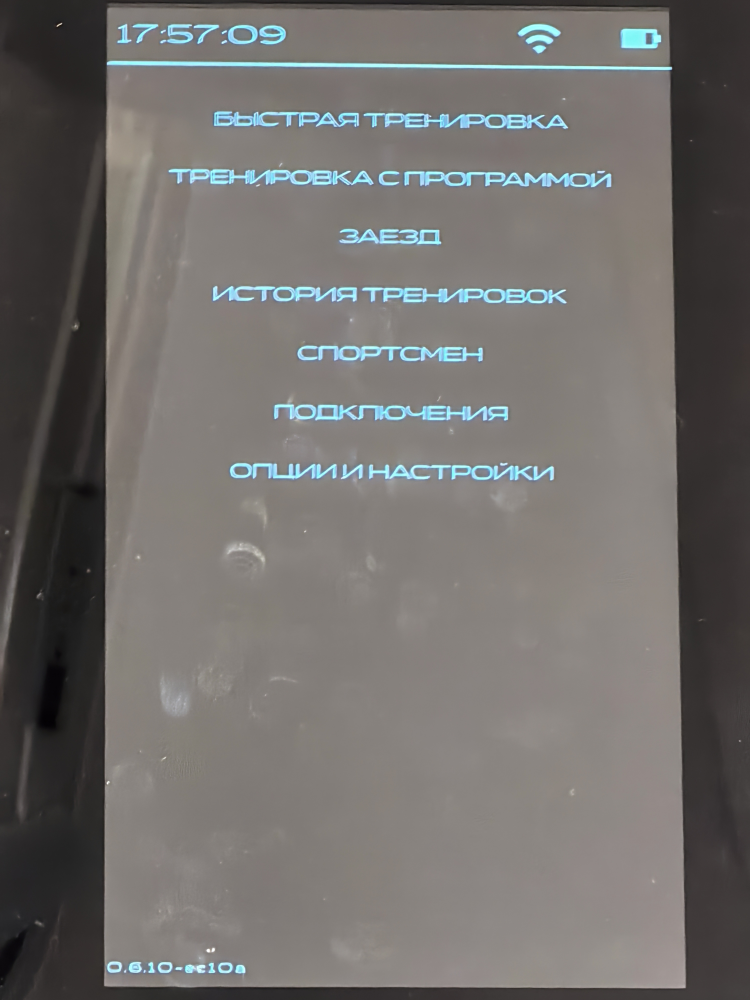
#> input picture media/IMG_20261021_175608.jpg, 3000 x 4000 px (shown at 1/4 size); its folder holds only this picture in this run
$ python extract_photo.py
#> lines starting #> are read from the running program, lines starting #| are printed output that depends on the picture; after the words box and inside, x2 and y2 are one past the last pixel; in counts of white or black regions, pixels touching at a corner belong together
### tools/extract_screen.py
import cv2, numpy as np, sys, os

# [31 lines left out: function find_screen_quad, not called in this run]

def order_pts(pts):
    s = pts.sum(1); d = np.diff(pts, axis=1).ravel()
    tl = pts[np.argmin(s)]; br = pts[np.argmax(s)]
    tr = pts[np.argmin(d)]; bl = pts[np.argmax(d)]
    return np.array([tl, tr, br, bl], np.float32)

# [5 lines left out: function warp, not called in this run]

# [13 lines that do not run on import are left out]

### tools/extract_photo.py
"""Вырезание экранов панели из фотографий media/IMG_*.jpg (3000×4000).
1) грубо: чёрная рамка корпуса -> её «дырка» = экран (несколько порогов яркости);
2) точно: в расширенной области ищутся 4 границы экран/рамка по перепаду яркости,
   линии подгоняются робастно, углы = пересечения; 3) перспективное выравнивание в 600×1024.
Запуск из папки scratch-пайплайна (нужны extract_screen.py); результат в photo_out/.
"""
import cv2, numpy as np, glob, os
from extract_screen import warp, order_pts
from grab import norm
from PIL import Image, ImageOps
def load(f):
#> called with f = 'media/IMG_20261021_175608.jpg'
    im=ImageOps.exif_transpose(Image.open(f)).convert('RGB'); return cv2.cvtColor(np.array(im),cv2.COLOR_RGB2BGR)
#> in load, im is the input picture: PIL image 3000x4000 RGB; mean R, G, B 113, 110.3, 107.9
def quad_from_mask(m):
    cnts,_=cv2.findContours(m,cv2.RETR_EXTERNAL,cv2.CHAIN_APPROX_SIMPLE); c=max(cnts,key=cv2.contourArea)
    peri=cv2.arcLength(c,True)
    for eps in (0.01,0.02,0.03,0.05):
        a=cv2.approxPolyDP(c,eps*peri,True)
        if len(a)==4: return a.reshape(4,2).astype(np.float32)
    return cv2.boxPoints(cv2.minAreaRect(c)).astype(np.float32)
def ok(q,img):
    if q is None: return False
    q=order_pts(q); w=np.linalg.norm(q[1]-q[0]); h=np.linalg.norm(q[3]-q[0])
    return 0.535<=w/h<=0.57 and h>0.3*img.shape[0]
def hole_quad(g,T):
    bez=(g<T).astype(np.uint8)*255
    bez=cv2.morphologyEx(bez,cv2.MORPH_OPEN,cv2.getStructuringElement(cv2.MORPH_ELLIPSE,(15,15)))
    n,lab,st,_=cv2.connectedComponentsWithStats(bez)
    if n<2: return None
    big=max(range(1,n),key=lambda i:st[i][4]); comp=(lab==big).astype(np.uint8)*255
    ff=comp.copy(); h,w=comp.shape; cv2.floodFill(ff,np.zeros((h+2,w+2),np.uint8),(0,0),255)
    holes=cv2.bitwise_and(cv2.bitwise_not(ff),cv2.bitwise_not(comp))
    n2,lab2,st2,_=cv2.connectedComponentsWithStats(holes)
    if n2<2: return None
    hole=max(range(1,n2),key=lambda i:st2[i][4])
    return quad_from_mask((lab2==hole).astype(np.uint8)*255)
def find(img):
    g=cv2.cvtColor(img,cv2.COLOR_BGR2GRAY)
    small=cv2.resize(g,None,fx=0.25,fy=0.25,interpolation=cv2.INTER_AREA)
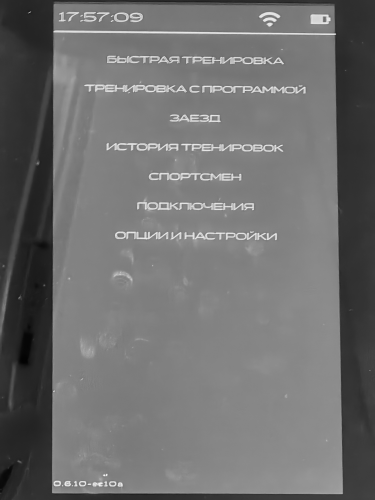
#> small: shape (1000, 750) (shown at 1/2 size); min 2, max 255, mean 110.8
    for T in (45,40,35,30,25,20,50,55,60):
        q=hole_quad(small,T)
        if ok(q,small): return q*4,T
#> this loop made 9 passes
#> (n in hole_quad, big in hole_quad, n2 in hole_quad, hole in hole_quad) on passes 1, 2, 7: (8, 3, 7, 3), (5, 2, 8, 2), (11, 3, 11, 8)
#> pass 1, in hole_quad, `bez=(g<T).astype(np.uint8)*255`:
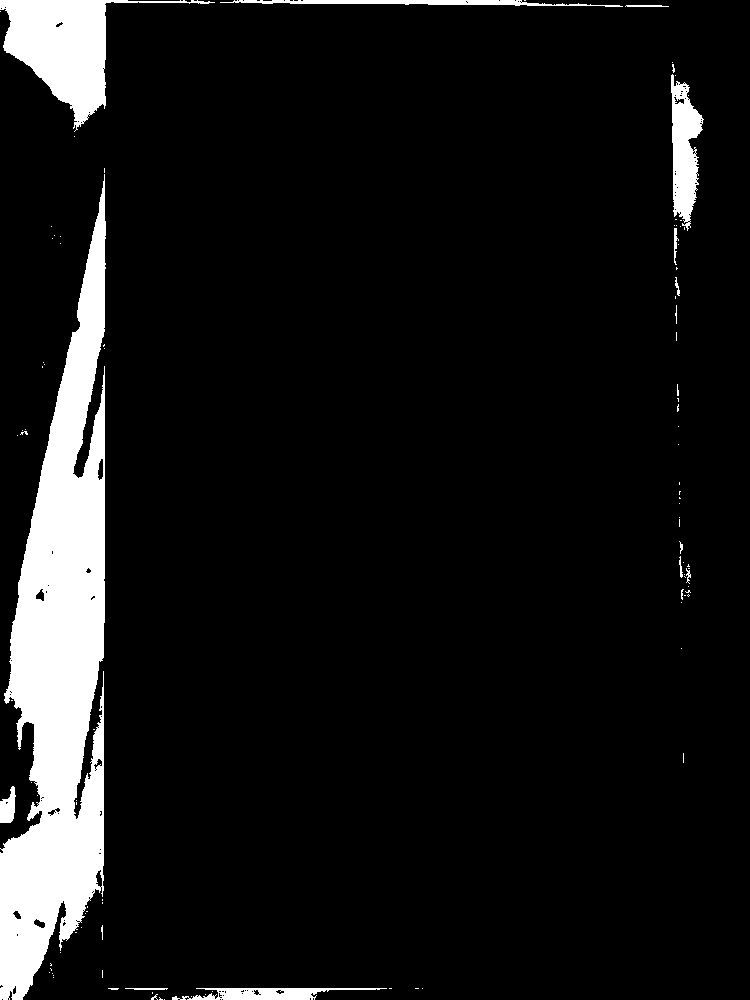
#> bez: shape (1000, 750); 8.5% white; 103 white regions (88 under 20 px), largest, box (x1, y1, x2, y2) and area: (0, 174, 106, 1000) 47245, (0, 0, 215, 132) 9305, (671, 74, 704, 231) 3023
#> pass 1, in hole_quad, `bez=cv2.morphologyEx(bez,cv2.MORPH_OPEN,cv2.getStructuringElement(cv2...`:
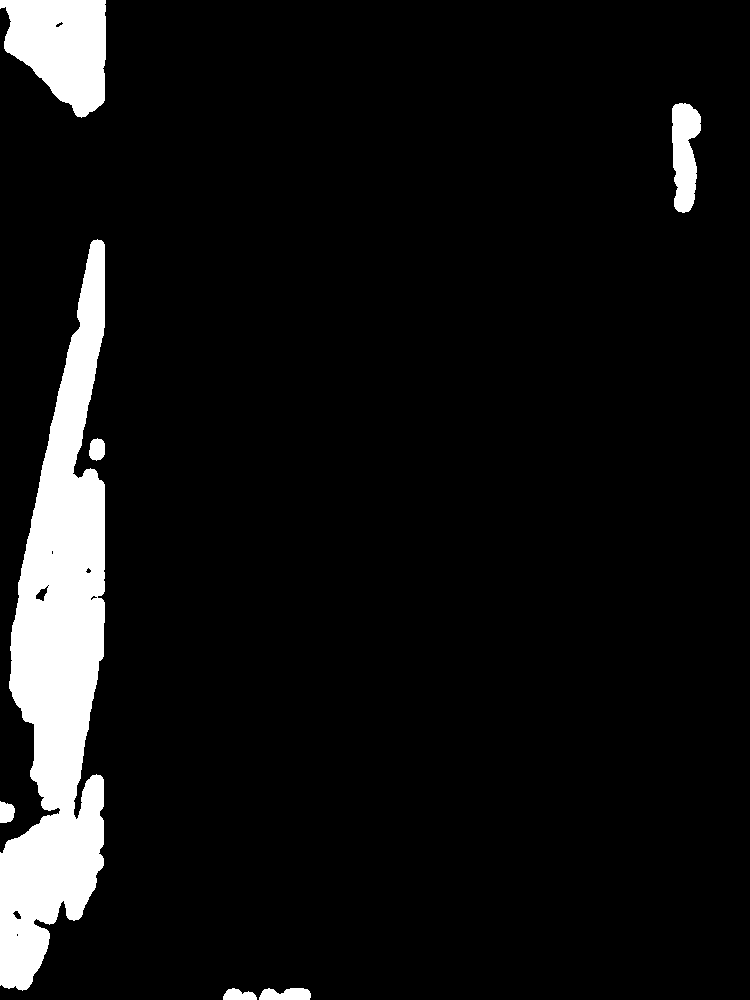
#> bez: shape (1000, 750); 7.5% white; 7 white regions, largest, box (x1, y1, x2, y2) and area: (0, 239, 105, 991) 43674, (0, 0, 106, 118) 8879, (672, 103, 701, 213) 2366
#> pass 1, in hole_quad, `n,lab,st,_=cv2.connectedComponentsWithStats(bez)`:
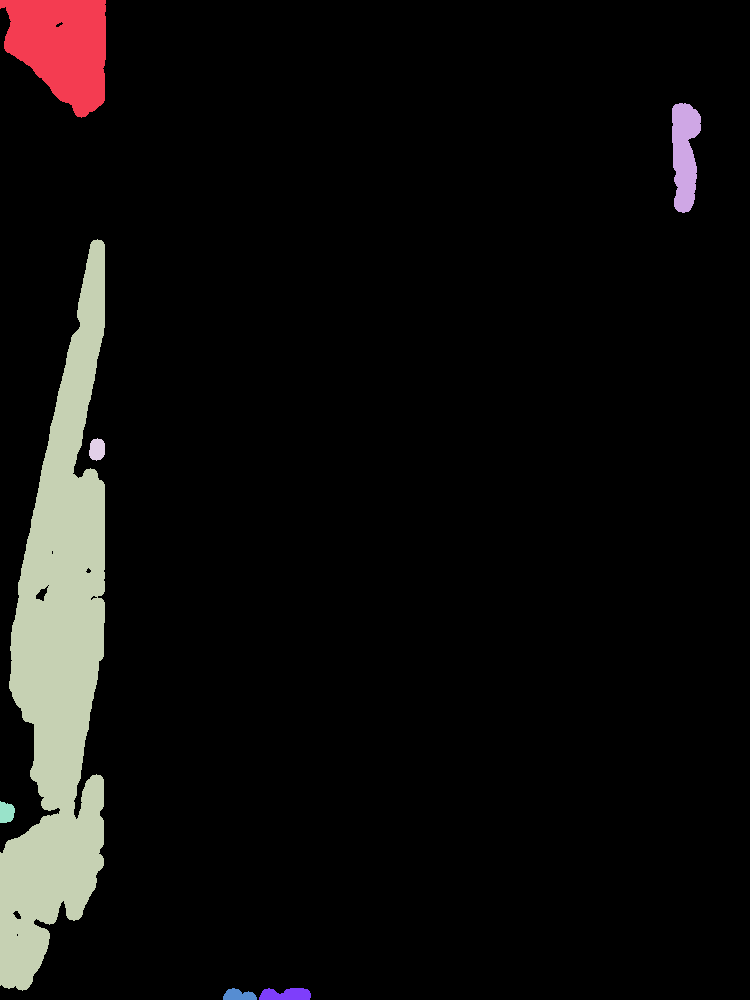
#> lab: shape (1000, 750) int32; 8 distinct labels, from 0 to 7; one colour per label, 0 black
#> pass 1, in hole_quad, `comp = (lab == big).astype(np.uint8) * 255`:
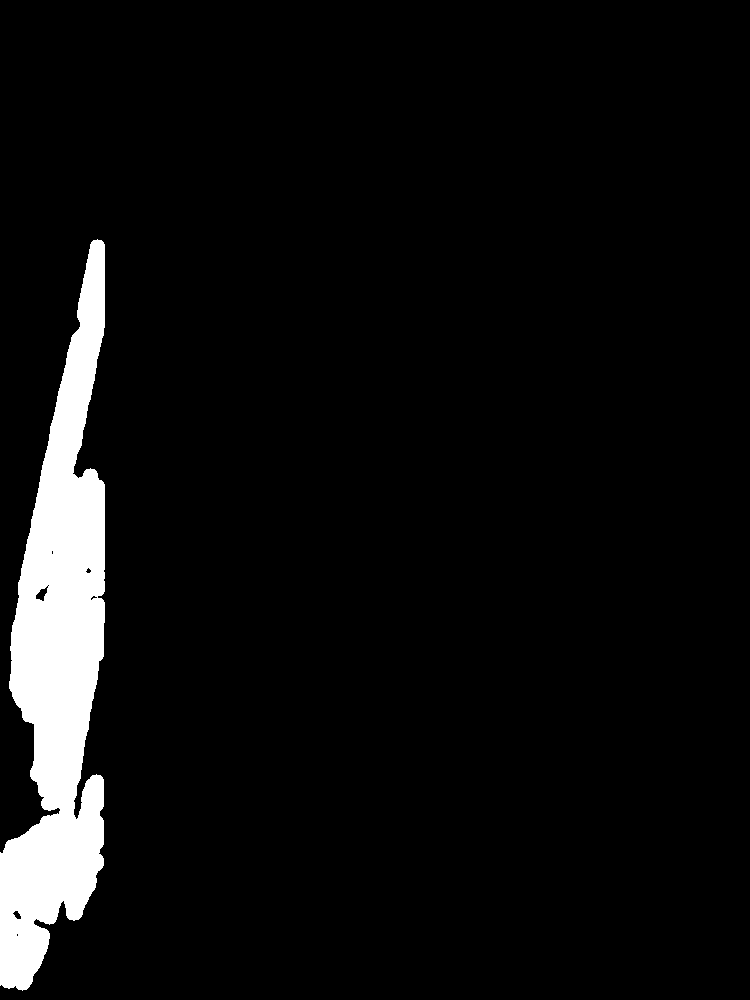
#> comp: shape (1000, 750); 5.8% white; 1 white region, box (x1, y1, x2, y2) and area: (0, 239, 105, 991) 43674
    return None,None
def warp_to(img,q,W,H):
    q=order_pts(q); dst=np.array([[0,0],[W-1,0],[W-1,H-1],[0,H-1]],np.float32)
    M=cv2.getPerspectiveTransform(q,dst); return cv2.warpPerspective(img,M,(W,H),flags=cv2.INTER_AREA), M
def expand(q,f=0.08):
    q=order_pts(q); c=q.mean(0); return c+(q-c)*(1+f)
# [16 lines left out: function edge_points, not called in this run]
def fit(pts):
    vx,vy,x0,y0=cv2.fitLine(pts,cv2.DIST_HUBER,0,0.01,0.01).ravel(); return (x0,y0,vx,vy)
def inter(l1,l2):
    x1,y1,a1,b1=l1; x2,y2,a2,b2=l2
    A=np.array([[a1,-a2],[b1,-b2]],float); t=np.linalg.solve(A,[x2-x1,y2-y1]); return (x1+a1*t[0], y1+b1*t[0])
# [12 lines left out: function refine, not called in this run]
if __name__=="__main__":
    for f in sorted(glob.glob("/Users/rust/work/dante-super-sport/doc/media/IMG_*.jpg")):
        name=os.path.basename(f)[:-4]; img=load(f); q,T=find(img)
        if q is None: print("FAIL",name); continue
        q2,_=refine(img,q); out,_=warp_to(img,q2,600,1024)
        cv2.imwrite(f"photo_out/{name}.jpg",out,[cv2.IMWRITE_JPEG_QUALITY,90]); print("ok",name)

$ run again, on media/IMG_20261021_175834.jpg
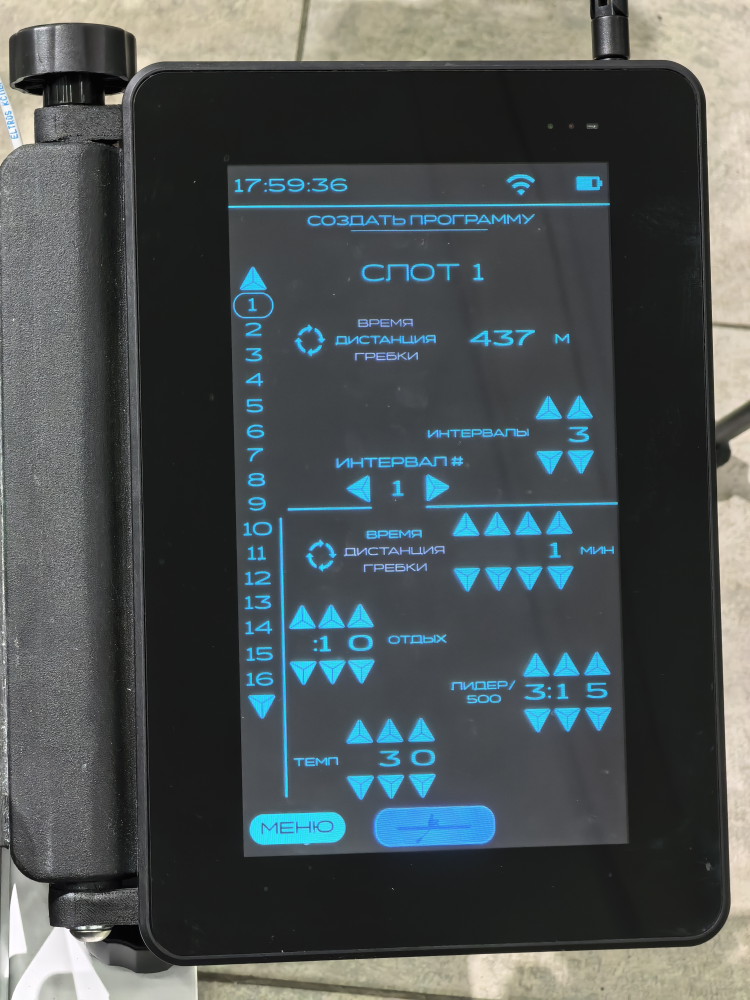
#> input picture media/IMG_20261021_175834.jpg, 3000 x 4000 px (shown at 1/4 size)
#> in load, im is the input picture: PIL image 3000x4000 RGB; mean R, G, B 75.9, 82.8, 83.6
#> the loop in find, `for T in (45,40,35,30,25,20,50,55,60):` made 1 pass
#> (n in hole_quad, big in hole_quad, n2 in hole_quad, hole in hole_quad) on pass 1: (11, 2, 30, 6)
#> pass 1, in hole_quad, `n,lab,st,_=cv2.connectedComponentsWithStats(bez)`:
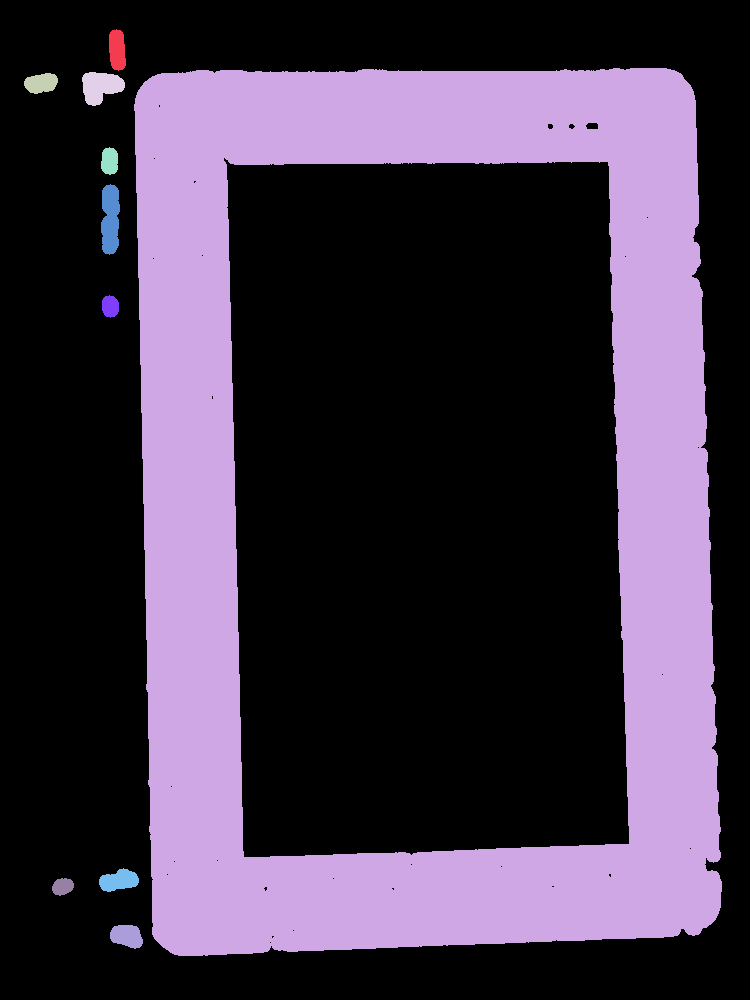
#> lab: shape (1000, 750) int32; 11 distinct labels, from 0 to 10; one colour per label, 0 black
#> `q, T = find(img)`: q = [[896, 632], [976, 3424], [2512, 3372], [2428, 648]]; T = 45
#> in expand, `q = order_pts(q)`: q = [[896, 632], [2428, 648], [2512, 3372], [976, 3424]]
#> in expand, `c = q.mean(0)`: c = [1703, 2019]
#> in warp_to, `q = order_pts(q)`: q = [[831.4, 521], [2486, 538.3], [2576.7, 3480.2], [917.8, 3536.4]]
#> in warp_to, `M = cv2.getPerspectiveTransform(q, dst)`: M = [[0.419, -0.012, -342.4], [-0.00423, 0.405, -207.4], [-1.45e-05, 1.72e-06, 1]]
#> inner = 73
#> border = 26
#> in refine, `T=border+0.3*(inner-border)`: T = 40.1
#> the loop in edge_points, `for i in range(int(n*0.1),int(n*0.9),3):` made 328 passes
#> after the loop in edge_points, `for i in range(int(n*0.1),int(n*0.9),3):`: pts = 328 pairs, first value 24 to 30, second value 123 to 1104
#> vx = 0.00485; vy = -1; x0 = 27.15; y0 = 611.9
#> in refine, `L = fit(edge_points(g, T, 0, 0))`: L = (27.15, 611.9, 0.00485, -1)
#> the loop in edge_points (call 2), `for i in range(int(n*0.1),int(n*0.9),3):` made 328 passes
#> R = (693.3, 610.5, 0.00119, 1)
#> `out, _ = warp_to(img, q2, 600, 1024)`:
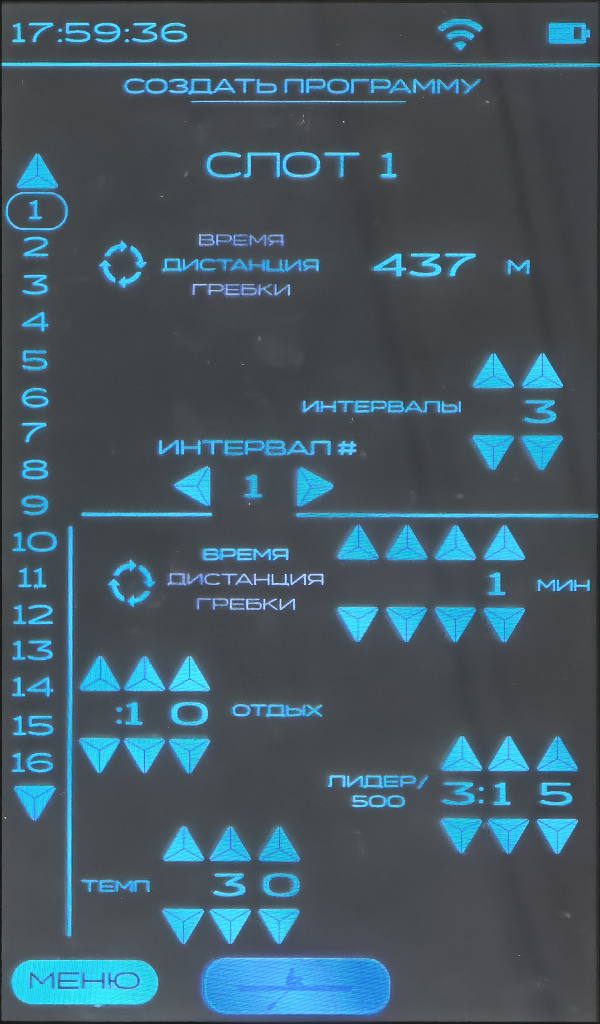
#> out: shape (1024, 600, 3); mean B, G, R 99.8, 88.6, 68.1
#| ok IMG_20261021_175834
